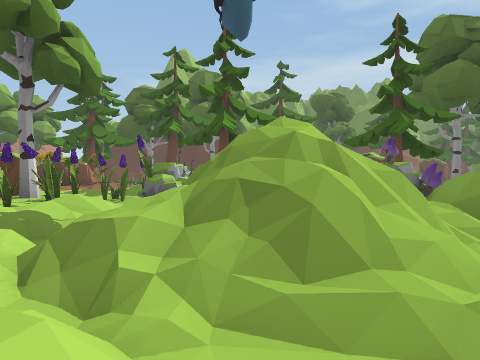
view 1 (above)

21 first-person views from a walk through a Unity game level. The camera is 1.3 m above the floor, looks level and sees 70° across. The floor is counted in squares, 2 m on a side. Each view is taken from the middle of a square. On the plan, view 1 faces up. The plan holds only what a view shows up to about 10 squares ahead; the rest is blank. The place goes on beyond the plan. The player character is not drawn. Some animated figures are left out.

view 2
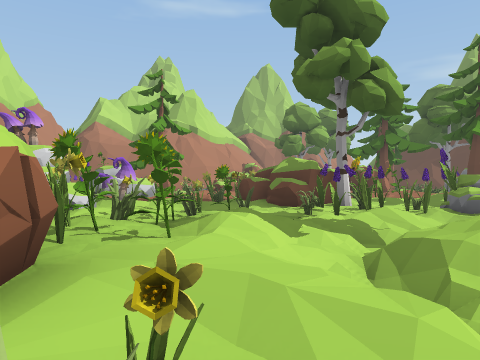

view 3
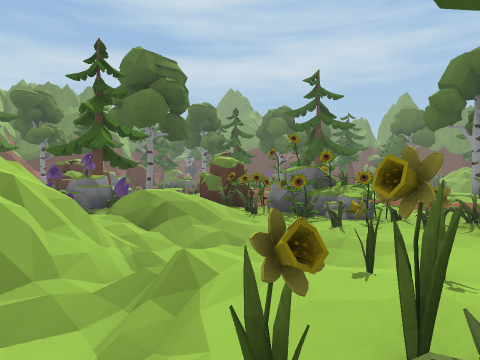

view 4
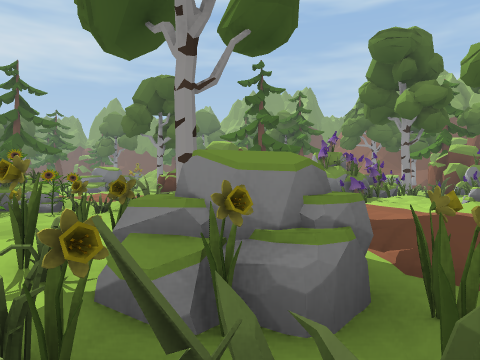

view 5
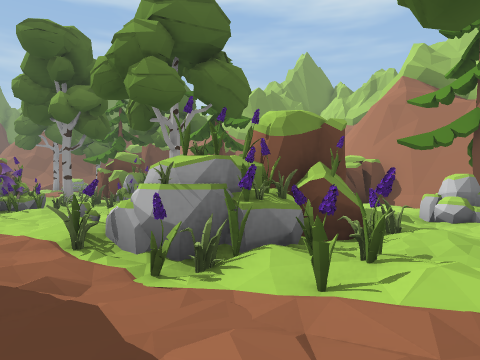

view 6
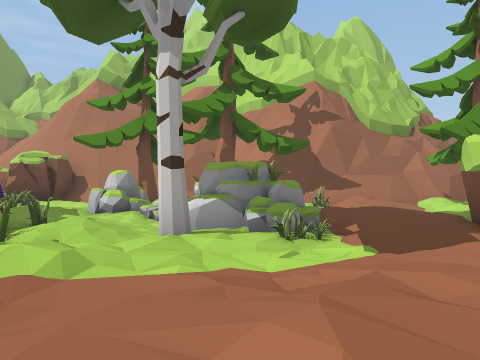

view 7
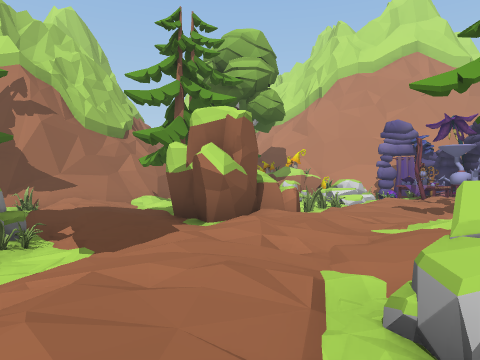

view 8
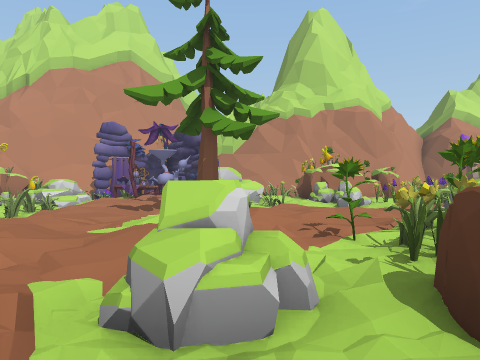

view 9
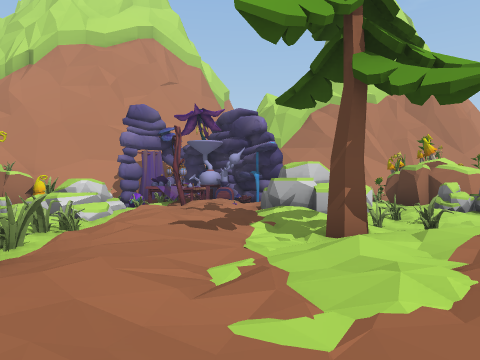

view 10
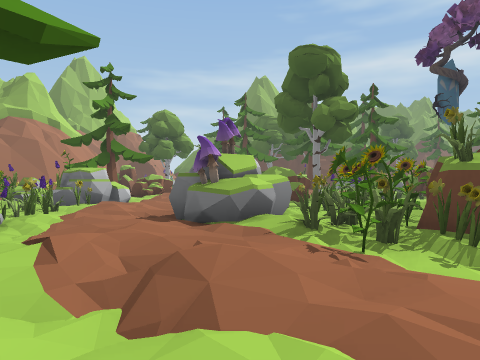

view 11
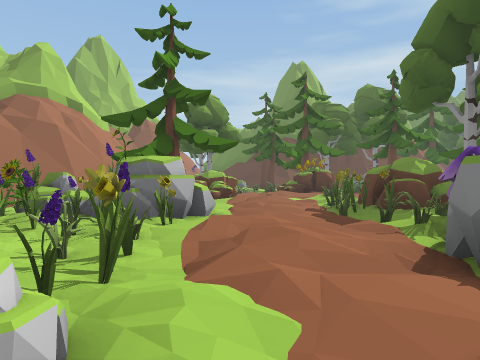

view 12
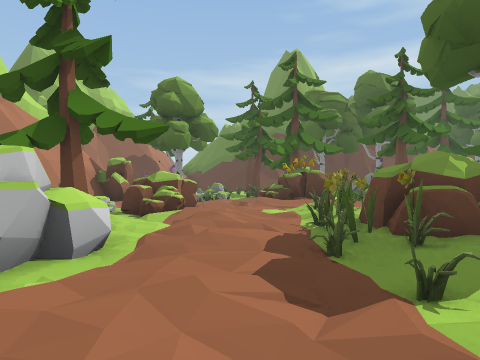

view 13
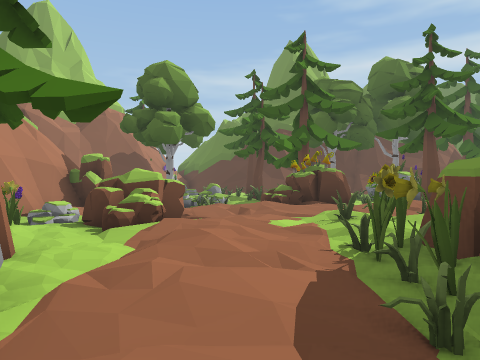

view 14
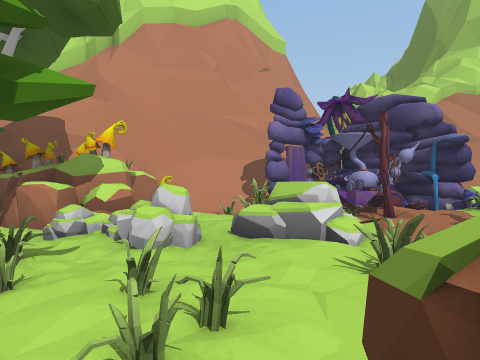

view 15
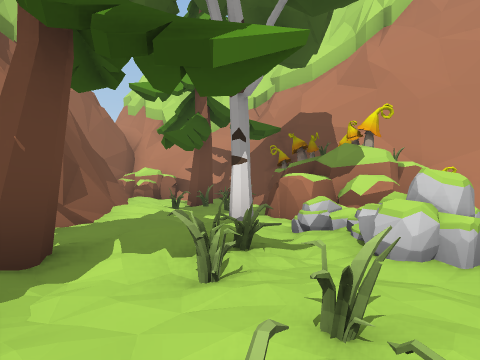

view 16
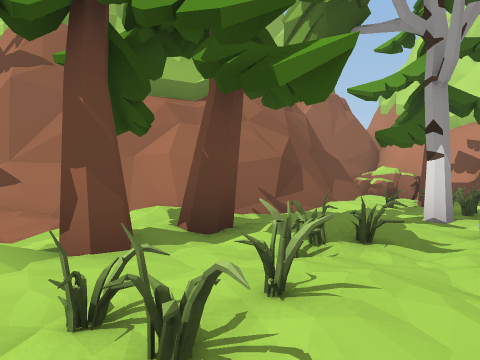

view 17
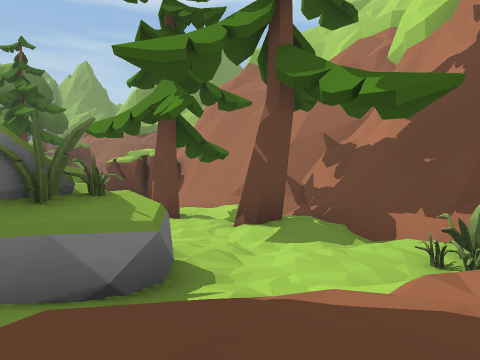

view 18
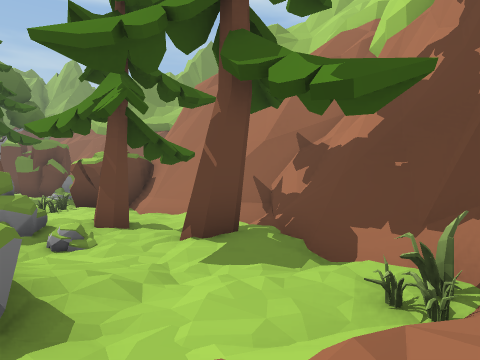

view 19
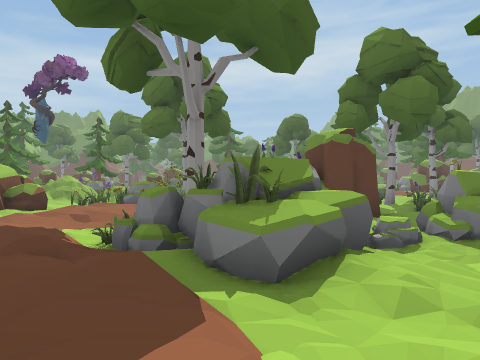

view 20
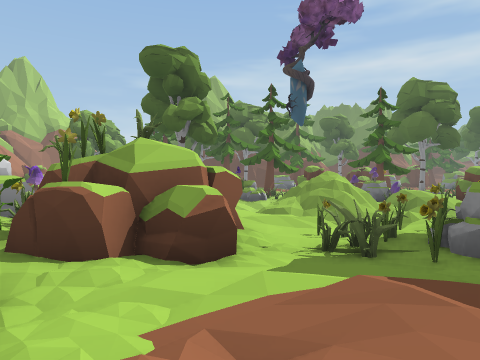

view 21
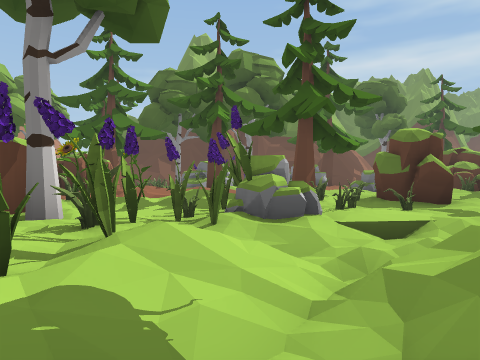

### Floor plan
Key: @ floor where view 1 was taken; # wall or solid block; x gap in a wall; . main floor; : floor 0.25 m higher than the main floor; - floor 0.25 m lower than the main floor; _ floor 0.5 m lower than the main floor; + floor 0.75 m higher than the main floor; < floor 1 m lower than the main floor; / step, stairs or slope; = window, fence, low wall or low ledge; ^ raised ledge; O other object.
Columns run from 15 left of view 1 to 10 right of it. Each row starts with its distance up from view 1.
 14             O
 13  ##    =##  .
 12  #   .:/:.:::  .:
 11  #.  ./:....  O--
 10  #//#-.-..##:..-#-.
  9  ##.#.....#.-./-#..O
  8    x=/..: #--#O---OO
  7  # ../:.###O##/// OOO
  6  # O-/:-#####///  /OO#
  5  #OOO..-#.-.#//      ##
  4  #OOO..-/---/</ =/+/-OO
  3  ####...O.#..///=///-OO
  2   ##....O###:////</_-O:..
  1   ###/.OOO###////-_---.-.
  0  ####..OOO###.-@/##-.-
 -1 ##:OO...O#####--# O
 -2 #..O...:..####-#OO
 -3  :...-.::.-^.--#O-/
 -4 O OO-...::OO-./.::::   #O
 -5 #OOO.-O.::.-//::......-OOO
 -6 O....---.........OO:/-.#OO
 -7 # O::::.::::.-.##OO O.-..O
 -8 O #:.//#.#.:-.O-###   -.
 -9 #=-OO--###.:OO-/.##--O
-10 =#.O.---.....OO-..-
-11 ## OO-....:.OOO/-..  OO
-12  ## O.-O-...-.-OO.   OO
-13  ##-.:O.-.:-----:.-
-14 ###O-..:####.OO-O--.-
-15 ##---#########....-##
-16 #....##      #######
-17 #O--##
-18 #-.##
-19 ####

Where each view was taken, in squares from view 1:
view 1: 0 up, 0 right, facing up
view 2: 1 down, 0 right, facing up-left
view 3: 1 down, 0 right, facing up-right
view 4: 2 down, 1 left, facing right
view 5: 4 down, 1 left, facing down-right
view 6: 4 down, 2 left, facing down
view 7: 4 down, 2 left, facing down-left
view 8: 4 down, 2 left, facing left
view 9: 6 down, 5 left, facing left
view 10: 6 down, 7 left, facing up
view 11: 2 down, 10 left, facing up
view 12: 1 up, 9 left, facing up
view 13: 3 up, 9 left, facing up
view 14: 10 down, 7 left, facing left
view 15: 10 down, 8 left, facing down-left
view 16: 9 down, 9 left, facing down
view 17: 10 down, 5 left, facing down-right
view 18: 11 down, 5 left, facing down-right
view 19: 13 down, 5 left, facing up-right
view 20: 6 down, 2 left, facing up
view 21: 3 up, 2 left, facing up
